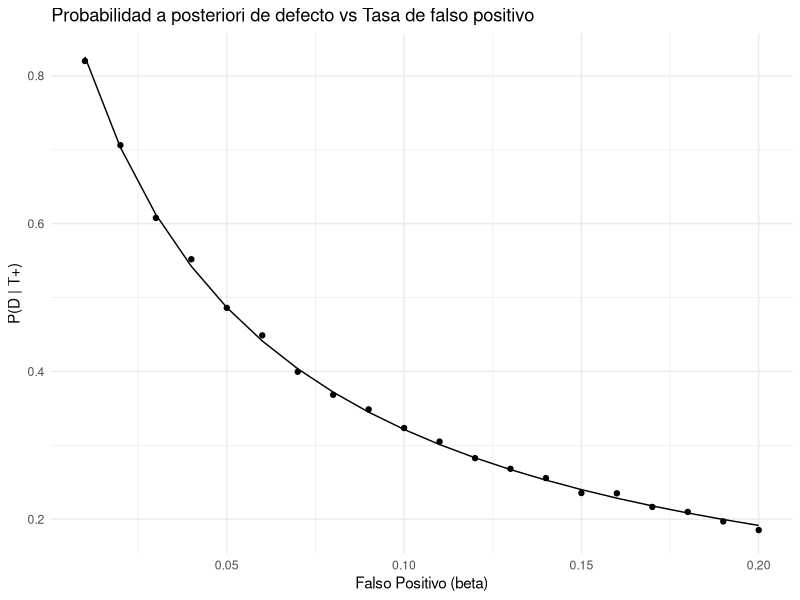

Source code (R):
# --------------------------------------------------
# Simulación de detección de defectos
# --------------------------------------------------

# Paquetes (asegúrate de tener ggplot2 instalado)
# install.packages("ggplot2")
library(ggplot2)

set.seed(123)  # Para reproducibilidad

N <- 1e5   # número de piezas simuladas
pD <- 0.05 # probabilidad de defecto
alpha <- 0.90 # sensibilidad

# Creamos un vector de tasas de falso positivo (beta) para explorar
beta_values <- seq(0.01, 0.20, by = 0.01)

results <- data.frame(
  beta = beta_values,
  P_D_given_Tplus_teorico = NA,
  P_D_given_Tplus_sim = NA
)

for(i in seq_along(beta_values)){
  
  beta_i <- beta_values[i]
  
  # 1. Generamos las piezas defectuosas (TRUE/FALSE)
  defectos <- runif(N) < pD
  
  # 2. Detección del test
  # Para cada pieza defectuosa, probabilidad de T+ es alpha; si no es defectuosa, T+ con prob beta_i
  test_positive <- ifelse(defectos, 
                          runif(N) < alpha, 
                          runif(N) < beta_i)
  
  # 3. Cálculo teórico de P(D|T+)
  p_Tplus <- alpha * pD + beta_i * (1 - pD)
  p_D_given_Tplus_teo <- (alpha * pD) / p_Tplus
  
  # 4. Cálculo empírico de P(D|T+)
  # Se mira entre todos los que dieron T+, cuántos son realmente defectuosos
  Tplus_indices <- which(test_positive)
  p_D_given_Tplus_emp <- mean(defectos[Tplus_indices])
  
  results$P_D_given_Tplus_teorico[i] <- p_D_given_Tplus_teo
  results$P_D_given_Tplus_sim[i] <- p_D_given_Tplus_emp
}

# Representamos gráficamente los resultados teóricos vs simulados
ggplot(results, aes(x = beta)) +
  geom_line(aes(y = P_D_given_Tplus_teorico), linetype = "solid") +
  geom_point(aes(y = P_D_given_Tplus_sim)) +
  labs(x = "Falso Positivo (beta)", 
       y = "P(D | T+)",
       title = "Probabilidad a posteriori de defecto vs Tasa de falso positivo") +
  theme_minimal()

